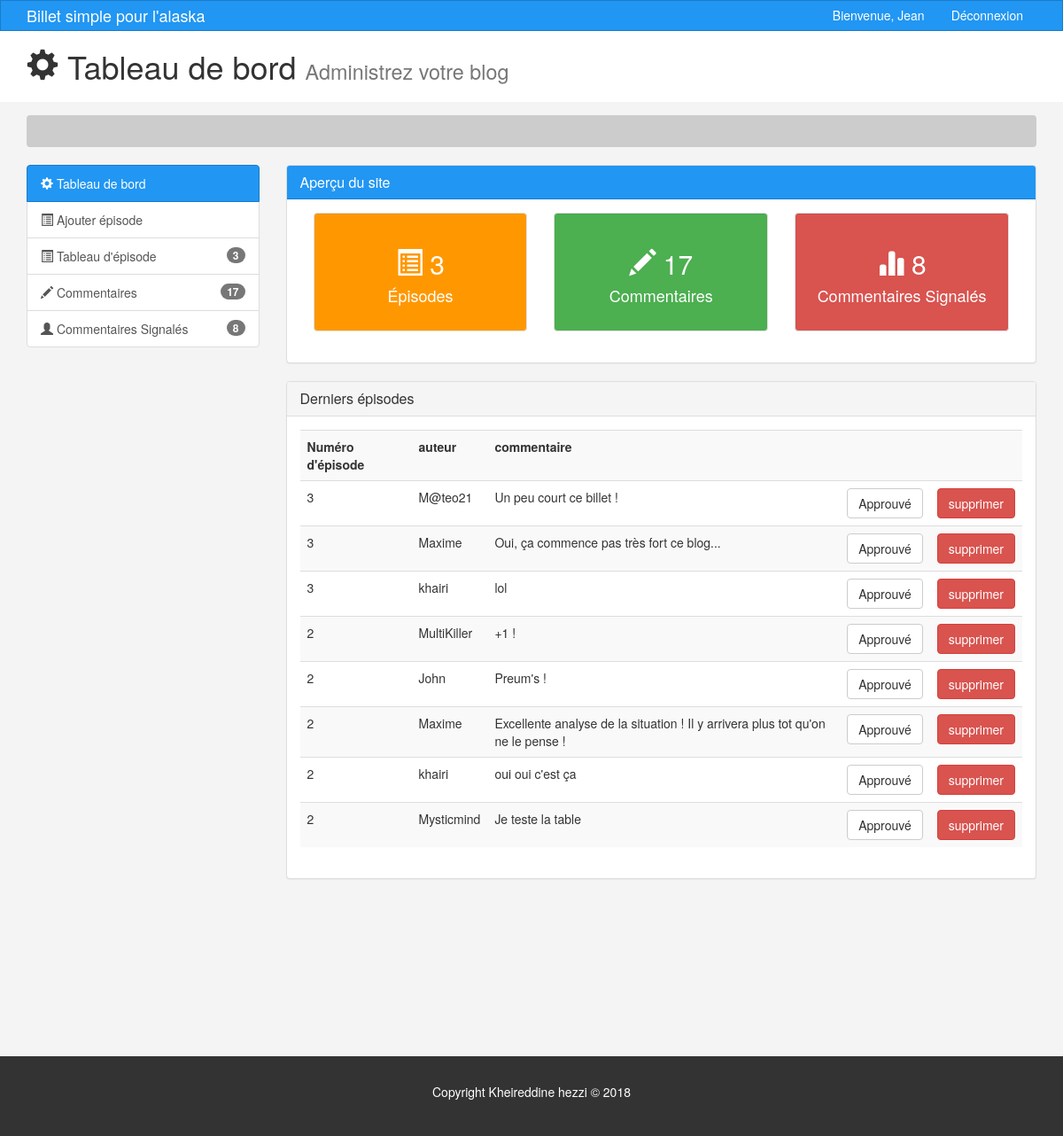
The page /admin/report (signed in) on the database as committed earlier.
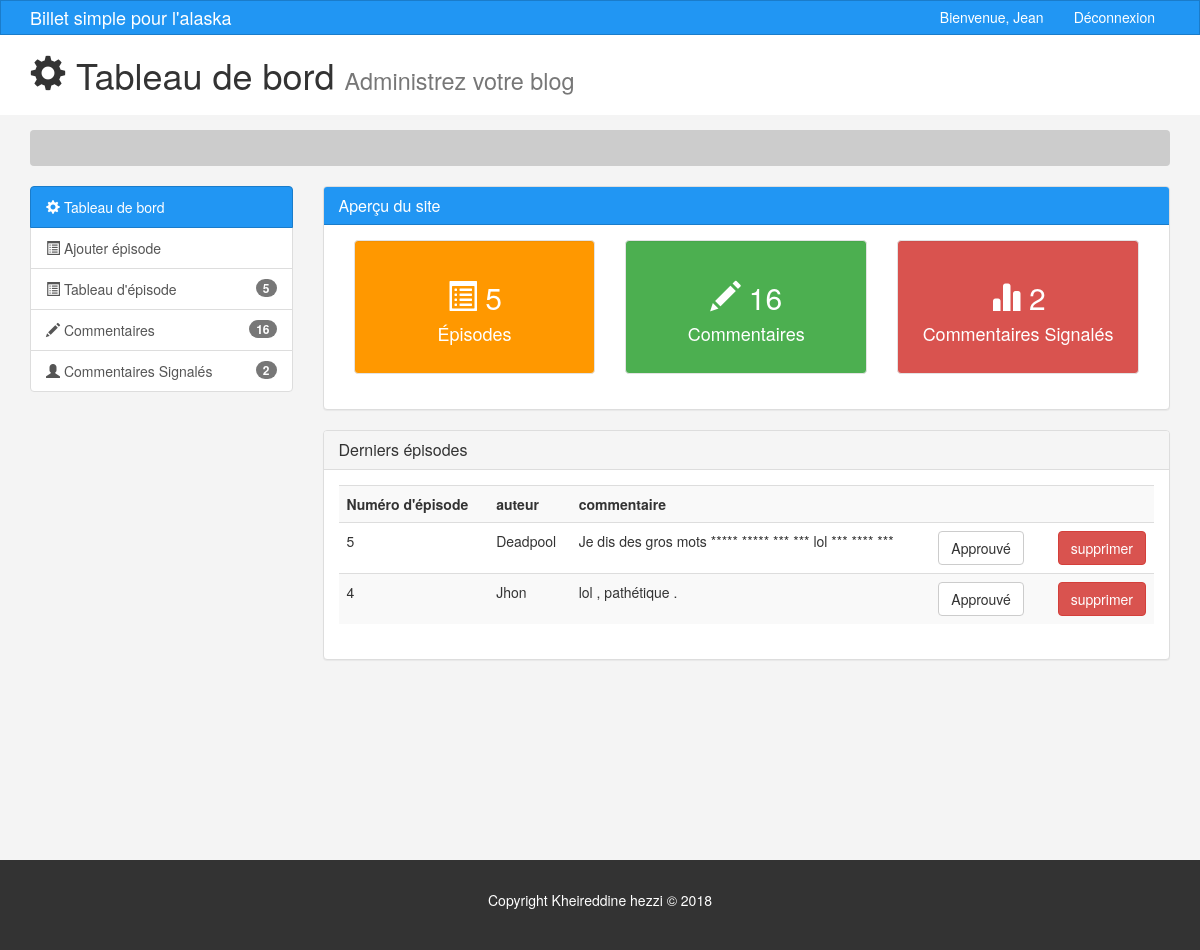
The same page on the database as committed later.
### tables this page shows
CREATE TABLE `comments` (
  `comment_id` int(11) NOT NULL,
  `post_id` int(11) NOT NULL,
  `author` varchar(255) NOT NULL,
  `comment` text NOT NULL,
  `comment_date` datetime NOT NULL DEFAULT CURRENT_TIMESTAMP ON UPDATE CURRENT_TIMESTAMP,
  `Report` tinyint(1) NOT NULL DEFAULT '0',
  `number_e` varchar(255) NOT NULL,
  `post_fk` int(11) NOT NULL
);

### app/controllers/Admin.php (called while the page is built, shortened)
<?php
class Admin extends controller{
    public function __construct(){
        $this->postModel = $this->model('Post');
        $this->commentModelModel = $this->model('CommentModel');
    }
        public function Report(){
            $report_table = $this->commentModelModel->adminReport();
            $nb_comment = $this->postModel->NbComment();
            $nb_Report = $this->postModel->NbReport();
            $nb_Posts = $this->postModel->Nbposts();
            $data = [
                    'reports' => $report_table,
                    'nbposts' => $nb_Posts,
                    'nbcomment' => $nb_comment,
                    'nbreport' => $nb_Report
            ];
            $this->view('admin/report',$data);
        }
}

### app/libraries/Core.php (called while the page is built, shortened)
<?php
class Core {
    protected $currentMethod = 'index';
    public function __construct(){
        $url = $this->getUrl();
        if(file_exists('../app/controllers/' .ucwords($url[0]).'.php')){
        unset($url[0]);
        }
        $this->currentController = new $this->currentController;
        if(isset($url[1])){
                if(method_exists($this->currentController, $url[1])){
                $this->currentMethod = $url[1];
                unset($url[1]);
            }
        }
        $this->params = $url ? array_values($url) : [];
        call_user_func_array([$this->currentController,
                             $this->currentMethod], $this->params);
    }
    public function getUrl(){
        if(isset($_GET['url'])){
            $url = rtrim($_GET['url'], '/');
            $url = filter_var($url, FILTER_SANITIZE_URL);
            $url = explode('/',$url);
            return $url;
        }
    }
}

### public/index.php (called while the page is built, shortened)
<?php
    $init = new Core;

### app/libraries/Database.php (called while the page is built, shortened)
<?php
 class Database {
    private $host = DB_HOST;
    private $user = DB_USER;
    private $pass = DB_PASS;
    private $dbname = DB_NAME;
    private $dbh;
    private $stmt;
    public function __construct(){
        $dsn = 'mysql:host='.$this->host.';dbname='. $this->dbname;
        $options =  array(
            PDO::MYSQL_ATTR_INIT_COMMAND => 'SET NAMES utf8',
            PDO::ATTR_PERSISTENT => true,
            PDO::ATTR_ERRMODE => PDO::ERRMODE_EXCEPTION
        );
        try{
            $this->dbh = new PDO($dsn, $this->user, $this->pass, $options)
            ;
        }catch(PDOException $e){
            $this->error = $e->getMessage();
            echo $this->error;
        }
    }
        public function query($sql){
            $this->stmt = $this->dbh->prepare($sql);
        }
        public function execute(){
            return $this->stmt->execute();
        }
        public function resultSet(){
            $this->execute();
            return $this->stmt->fetchAll(PDO::FETCH_OBJ);
        }
        public function single_int(){
            $this->execute();
            $number = $this->stmt->fetch(PDO :: FETCH_ASSOC);
            return $number;
        }
 }

### app/models/post.php (called while the page is built, shortened)
<?php
class Post{
    private $db;
    public function __construct(){
        $this->db = new Database;
    }
    public function Nbposts(){
        $this->db->query('SELECT COUNT(*) AS total FROM posts');
        return $this->db->single_int();
    }
    public function NbComment(){
        $this->db->query('SELECT COUNT(*) AS total FROM comments');
        return $this->db->single_int();
    }
    public function NbReport(){
        $this->db->query('SELECT COUNT(*) AS total_R FROM comments WHERE Report = 1');
        return $this->db->single_int();
    }
}

### app/models/CommentModel.php (called while the page is built, shortened)
<?php
class CommentModel{
    private $db;
    public function __construct(){
        $this->db = new Database;
    }
    public function adminReport(){
        $this->db->query('SELECT * FROM comments WHERE report = 1 ORDER BY post_id DESC');
        $results = $this->db->resultSet();
        return $results;
    }
}

### app/views/admin/Report.php (the view, shortened to what this page needs)
<?php  require APPROOT .'/views/admin/inc/header.php'; ?>
<section id="breadcrumb">
      <div class="container">
        <ol class="breadcrumb">
        </ol>
      </div>
    </section>
    <section id="main">
      <div class="container">
        <div class="row">
          <?php require APPROOT .'/views/admin/inc/widget.php';?>
          <div class="col-md-9">
            <?php require APPROOT .'/views/admin/inc/overview.php';?>
              <div class="panel panel-default">
                <div class="panel-heading">
                  <h3 class="panel-title">Derniers épisodes</h3>
                </div>
                <div class="panel-body">
                  <table class="table table-striped table-hover">
                      <tr>
                        <th>Numéro d'épisode</th>
                        <th>auteur</th>
                        <th>commentaire</th>
                        <th></th>
                        <th></th>
                      </tr>
                      <tr>
                      <?php foreach ($data['reports'] as $reports) : ?>
                        <td><?php echo $reports->post_id; ?></td>
                        <td><?php echo $reports->author;?></td>
                        <td><?php echo $reports->comment; ?></td>
                        <td><a class="btn btn-default" href="<?php echo URLROOT; ?>/admin/CommentValidate/<?php echo $reports->comment_id; ?>">Approuvé</a></td>
                        <td><form class="pull-right" action="<?php echo URLROOT; ?>/admin/Commentdelete/<?php echo $reports->comment_id; ?>" method="post" >
                              <input type="submit" value="supprimer" class="btn btn-danger">
                            </form>
                        </td>
                      </tr>
                      <?php endforeach ; ?>
                    </table>
                </div>
              </div>
          </div>
        </div>
      </div>
    </section>
    <?php  require APPROOT .'/views/admin/inc/footer.php'; ?>

### app/libraries/Controller.php (shortened to what this page needs)
<?php
class Controller {
    public function model($model){
        return new $model();
    }
    public function view($view, $data = []){
        if (file_exists('../app/views/' .$view. '.php')){
            require_once '../app/views/' .$view. '.php';
        }else{
            die('La vue n\'existe pas' );
        }
    }
}

### app/views/admin/inc/header.php (shortened to what this page needs)
<!DOCTYPE html>
<html lang="en">
  <head>
    <link href="<?php echo URLROOT; ?>/dashboard/css/bootstrap.min.css" rel="stylesheet">
    <link href="<?php echo URLROOT; ?>/dashboard/css/style.css" rel="stylesheet">
  </head>
  <body>
  <?php require APPROOT .'/views/admin/inc/navbar.php'; ?>
  <header id="header">
      <div class="container">
        <div class="row">
          <div class="col-md-10">
            <h1><span class="glyphicon glyphicon-cog" aria-hidden="true"></span> Tableau de bord <small>Administrez votre blog</small></h1>
          </div>
        </div>
      </div>
    </header>

### app/views/admin/inc/navbar.php (shortened to what this page needs)
<nav class="navbar navbar-default">
      <div class="container">
        <div class="navbar-header">
          <a class="navbar-brand" href="<?php echo URLROOT; ?>/posts/index">Billet simple pour l'alaska</a>
        </div>
        <div id="navbar" class="collapse navbar-collapse">
          <ul class="nav navbar-nav navbar-right">
            <li><a href="#">Bienvenue, Jean</a></li>
            <li><a href="<?php echo URLROOT;?>/users/logout">Déconnexion</a></li>
          </ul>
        </div>
      </div>
    </nav>

### app/views/admin/inc/widget.php
<div class="col-md-3">
    <div class="list-group">
        <a href="index.html" class="list-group-item active main-color-bg">
        <span class="glyphicon glyphicon-cog" aria-hidden="true"></span> Tableau de bord
        </a>
        <a href="<?php echo URLROOT; ?>/admin/add" class="list-group-item"><span class="glyphicon glyphicon-list-alt" aria-hidden="true"></span> Ajouter épisode</a>
        <a href="<?php echo URLROOT; ?>/admin/index" class="list-group-item"><span class="glyphicon glyphicon-list-alt" aria-hidden="true"></span> Tableau d'épisode<span class="badge"><?php echo $data['nbposts']['total']; ?></span></a>
        <a href="<?php echo URLROOT; ?>/admin/comments" class="list-group-item"><span class="glyphicon glyphicon-pencil" aria-hidden="true"></span> Commentaires <span class="badge"><?php echo $data['nbcomment']['total']; ?></span></a>
        <a href="<?php echo URLROOT; ?>/admin/report" class="list-group-item"><span class="glyphicon glyphicon-user" aria-hidden="true"></span> Commentaires Signalés <span class="badge"><?php echo $data['nbreport']['total_R']; ?></span></a>
    </div>
</div>

### app/views/admin/inc/overview.php
<div class="panel panel-default">
  <div class="panel-heading main-color-bg">
    <h3 class="panel-title">Aperçu du site</h3>
  </div>
  <div class="panel-body">
    <div class="col-md-4">
      <div class="well dash-box overview">
        <h2><span class="glyphicon glyphicon-list-alt" aria-hidden="true"></span> <?php echo $data['nbposts']['total']; ?></h2>
        <h4>Épisodes</h4>
      </div>
    </div>
    <div class="col-md-4">
      <div class="well dash-box overview2">
        <h2><span class="glyphicon glyphicon-pencil" aria-hidden="true"></span> <?php echo $data['nbcomment']['total']; ?></h2>
        <h4>Commentaires</h4>
      </div>
    </div>
    <div class="col-md-4">
      <div class="well dash-box overview3">
        <h2><span class="glyphicon glyphicon-stats" aria-hidden="true"></span> <?php echo $data['nbreport']['total_R']; ?></h2>
        <h4>Commentaires Signalés</h4>
      </div>
    </div>
  </div>
  </div>

### app/views/admin/inc/footer.php (shortened to what this page needs)
<footer id="footer">
  <p>Copyright Kheireddine hezzi &copy; 2018</p>
</footer>
  </body>
</html>

### public/dashboard/css/style.css (style rules this page uses)
body { background:#f4f4f4; }
.navbar { min-height: 33px !important; margin-bottom:0; border-radius:0; }
.navbar-nav > li > a, .navbar-brand { padding-top:6px !important; padding-bottom:0 !important; height: 33px; }
.navbar-default { background-color: #2196f3; border-color: #1a7cca; }
.navbar-default .navbar-brand { color: #ffffff; }
.navbar-default .navbar-nav > li > a { color: #ffffff; }
.navbar-default .navbar-collapse, .navbar-default .navbar-form { border-color: #ecf0f1; }
.main-color-bg { background-color: #2196f3 !important; border-color: #1a7cca !important; color:#ffffff !important; }
#header { background:white; color:#333333; padding-bottom: 10px; margin-bottom: 15px; }
.breadcrumb { background:#cccccc; color:#333333; }
.overview { background-color:#ff9800; color:white; }
.overview2 { background-color:#4caf50; color:white; }
.overview3 { background-color:#d9534f; color:white; }
.dash-box { text-align:center; }
#footer { background:#333333; color:#ffffff; text-align:center; padding:30px; margin-top:180px; }

Rows that differ between the two databases and show on the page:
removed comments: post "3", author "M@teo21", comment "Un peu court ce billet !"
removed comments: post "3", author "Maxime", comment "Oui, ça commence pas très fort ce blog..."
removed comments: post "3", author "khairi", comment "lol"
removed comments: post "2", author "MultiKiller", comment "+1 !"
removed comments: post "2", author "John", comment "Preum's !"
removed comments: post "2", author "Maxime", comment "Excellente analyse de la situation ! Il y arrivera plus tot qu'on ne le pense !"
removed comments: post "2", author "khairi", comment "oui oui c'est ça"
removed comments: post "2", author "Mysticmind", comment "Je teste la table"
added comments: post "5", author "Deadpool", comment "Je dis des gros mots ***** ***** *** *** lol *** **** ***"
added comments: post "4", author "Jhon", comment "lol , pathétique ."
Other text that changed with them:
$data['nbposts']['total']: "3" → "5"
$data['nbcomment']['total']: "17" → "16"
$data['nbreport']['total_R']: "8" → "2"
